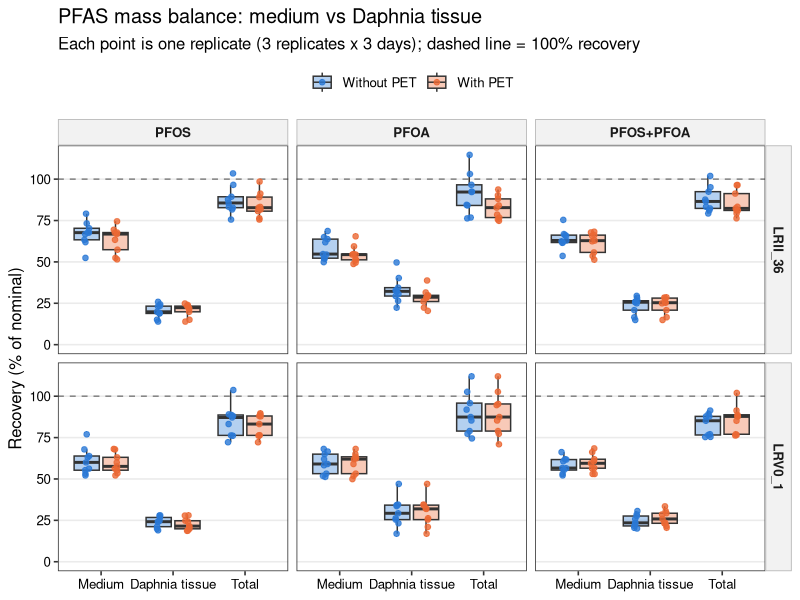
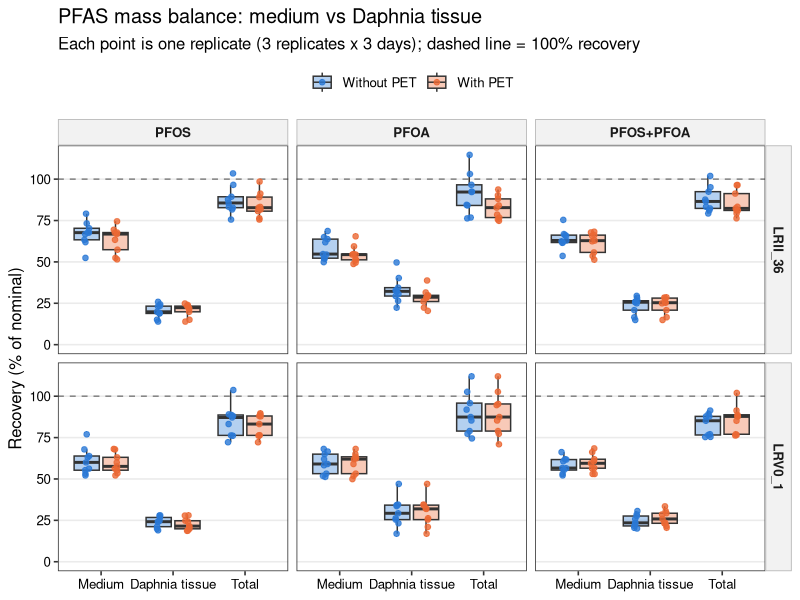
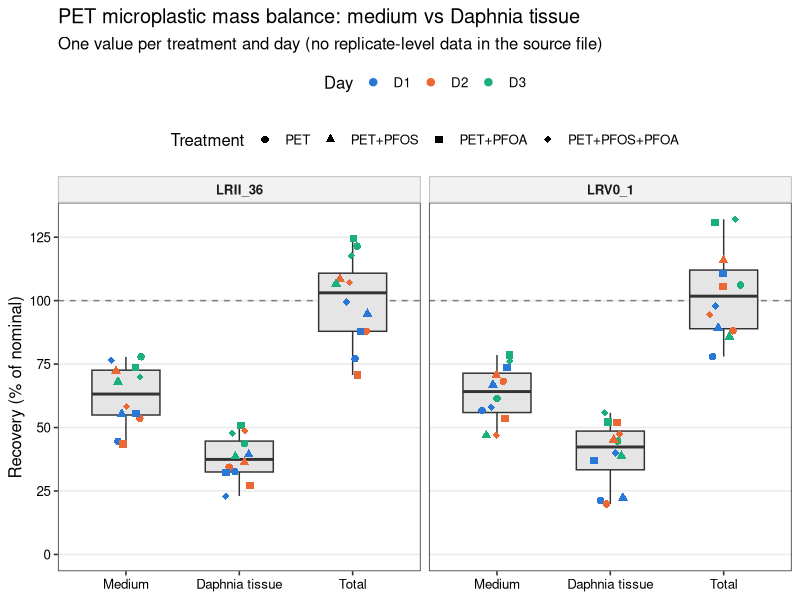
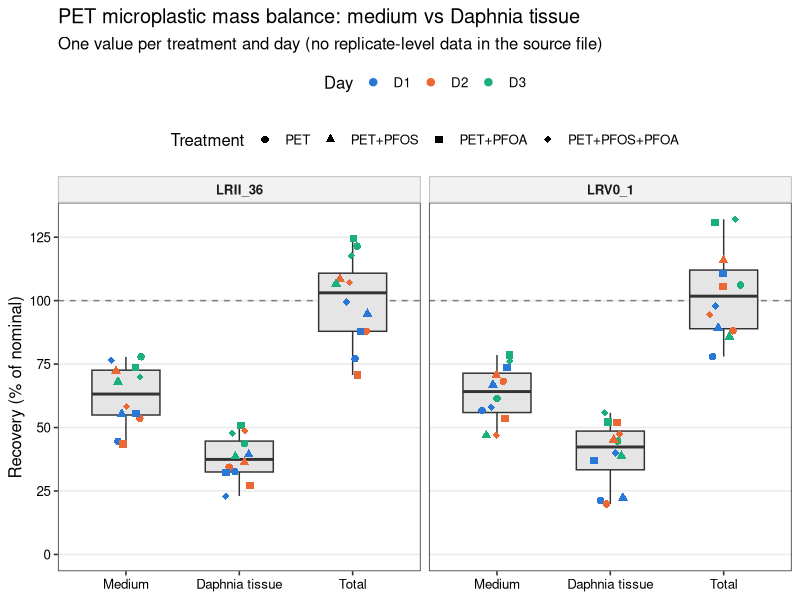
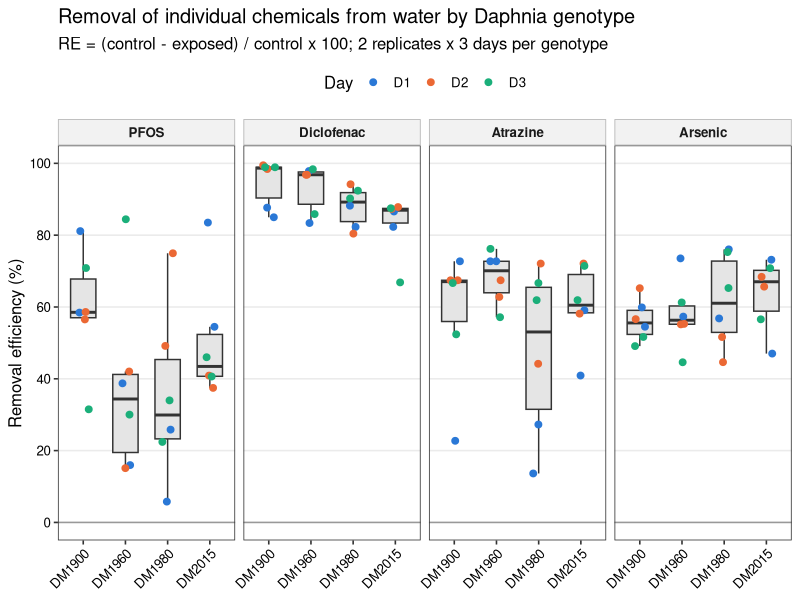
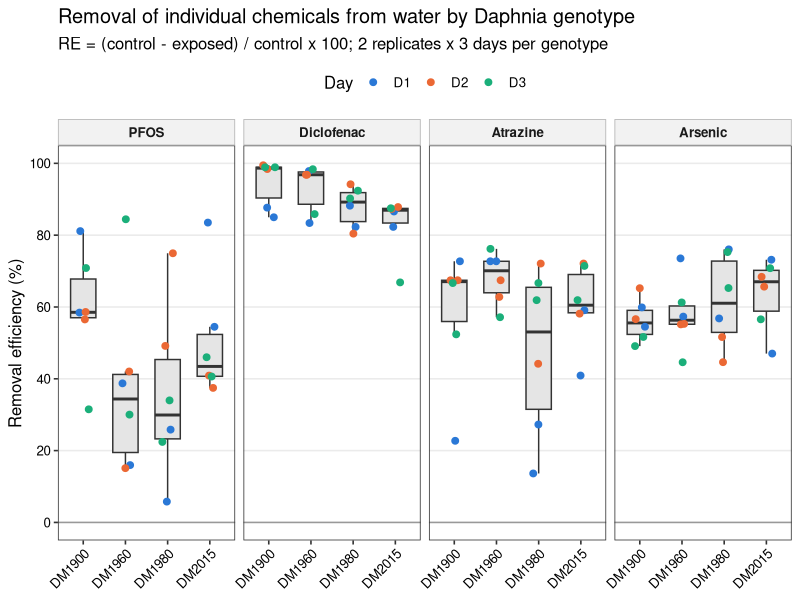
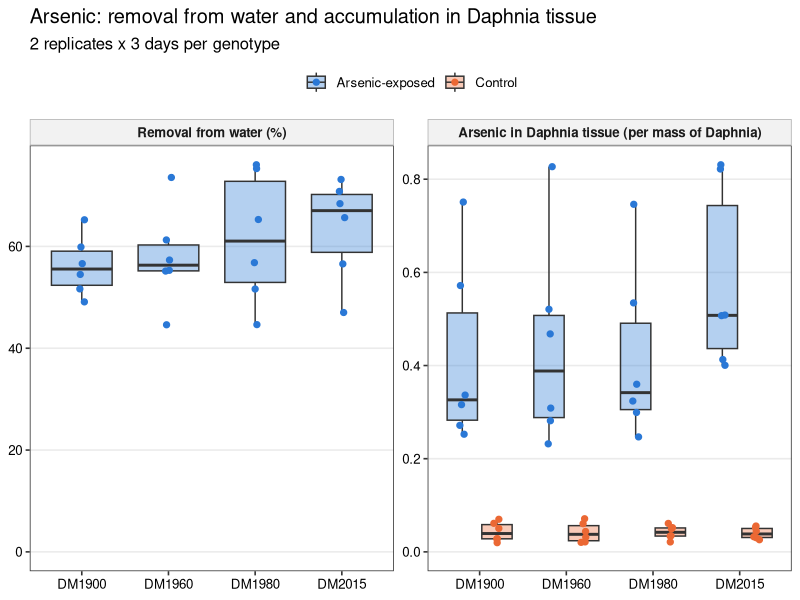
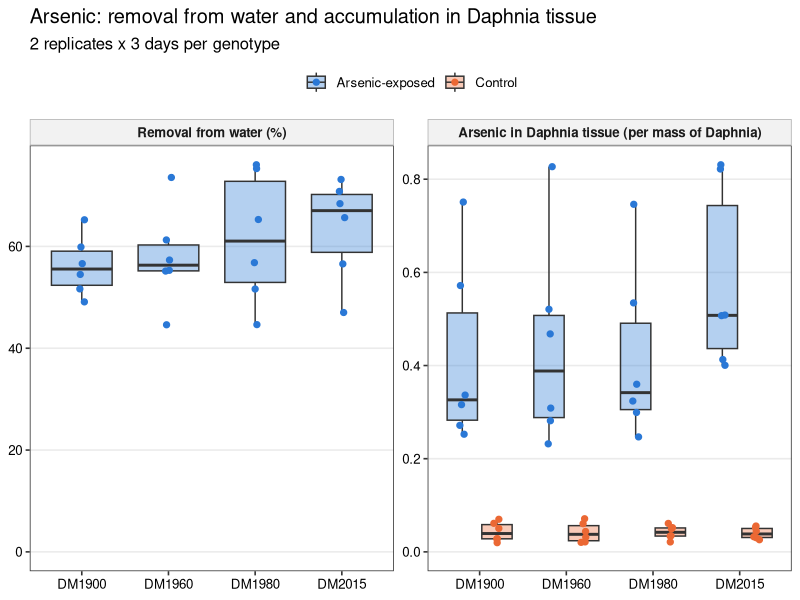

The R source for these figures, in order:
# Mass balance and removal efficiency: tidy the raw data, cross-check the
# condensed supplementary tables, and draw box plots.
#
# Inputs (repo root):
#   Mass Balance individual data points_PFAS_final.xlsx   PFAS + MP recovery (% of nominal)
#   As_massbalance.xlsx                                    Arsenic in water and Daphnia tissue
#   Abdullahi_etal_Table S2- individual chemicals raw.xlsx Final water concentrations
#   Abdullahi_etal_Table S3- individual chemicals removal efficiency.xlsx
#
# Outputs: mass_balance/output/*.csv and mass_balance/output/figures/*.{pdf,png}
#
# Run from the repo root:  Rscript mass_balance/mass_balance_plots.R

library(readxl)
library(dplyr)
library(tidyr)
library(ggplot2)

out_dir <- file.path("mass_balance", "output")
fig_dir <- file.path(out_dir, "figures")
dir.create(fig_dir, recursive = TRUE, showWarnings = FALSE)

day_cols  <- c(D1 = "#2a78d6", D2 = "#eb6834", D3 = "#1baf7a")
pair_cols <- c("#2a78d6", "#eb6834")

# Arsenic tissue concentration is per mass of Daphnia (the "ng/L" header in
# As_massbalance.xlsx is wrong). Set the exact unit here once it is confirmed.
tissue_unit <- "per mass of Daphnia"

theme_mb <- theme_bw(base_size = 12) +
  theme(panel.grid.minor = element_blank(),
        panel.grid.major.x = element_blank(),
        strip.background = element_rect(fill = "grey95", colour = "grey70"),
        strip.text = element_text(face = "bold"),
        axis.text = element_text(colour = "black"),
        legend.position = "top")

save_fig <- function(p, name, w, h) {
  ggsave(file.path(fig_dir, paste0(name, ".pdf")), p, width = w, height = h)
  ggsave(file.path(fig_dir, paste0(name, ".png")), p, width = w, height = h, dpi = 300)
}

# ---------------------------------------------------------------------------
# 1. PFAS mass balance (individual replicates)
# ---------------------------------------------------------------------------
# Each block is a header row followed by 3 days x 3 replicates.
# Column groups: A-D (PFOS), G-J (PFOA), M-P (PFOS+PFOA); label, Medium, Tissue, Sum.
pfas_raw <- read_excel("Mass Balance individual data points_PFAS_final.xlsx",
                       sheet = "PFAS", col_names = FALSE, range = "A1:P43",
                       .name_repair = "minimal")

pfas_blocks <- expand.grid(header_row = c(2, 13, 24, 34), first_col = c(1, 7, 13))

pfas <- bind_rows(lapply(seq_len(nrow(pfas_blocks)), function(i) {
  hr <- pfas_blocks$header_row[i]
  fc <- pfas_blocks$first_col[i]
  label <- as.character(pfas_raw[[fc]][hr])
  rows <- hr + 1:9
  tibble(
    block     = label,
    Day       = rep(c("D1", "D2", "D3"), each = 3),
    Replicate = rep(1:3, times = 3),
    Medium    = as.numeric(pfas_raw[[fc + 1]][rows]),
    Daphnia   = as.numeric(pfas_raw[[fc + 2]][rows])
  )
})) %>%
  mutate(
    Total    = Medium + Daphnia,
    PET      = ifelse(grepl("PET", block), "With PET", "Without PET"),
    Exposure = sub("_.*$", "", gsub("\\+PET", "", block)),
    Exposure = factor(Exposure, levels = c("PFOS", "PFOA", "PFOS+PFOA")),
    Genotype = ifelse(grepl("LRV", block), "LRV0_1", "LRII_36"),
    PET      = factor(PET, levels = c("Without PET", "With PET"))
  ) %>%
  select(Genotype, Exposure, PET, Day, Replicate, Medium, Daphnia, Total, block)

write.csv(pfas, file.path(out_dir, "pfas_mass_balance_tidy.csv"), row.names = FALSE)

pfas_long <- pfas %>%
  pivot_longer(c(Medium, Daphnia, Total), names_to = "Compartment", values_to = "Recovery") %>%
  mutate(Compartment = factor(Compartment, levels = c("Medium", "Daphnia", "Total"),
                              labels = c("Medium", "Daphnia tissue", "Total")))

p_pfas <- ggplot(pfas_long, aes(Compartment, Recovery, fill = PET)) +
  geom_hline(yintercept = 100, linetype = "dashed", colour = "grey50") +
  geom_boxplot(outlier.shape = NA, alpha = 0.35, width = 0.7,
               position = position_dodge(width = 0.8)) +
  geom_point(aes(colour = PET), size = 1.6, alpha = 0.8,
             position = position_jitterdodge(jitter.width = 0.15, dodge.width = 0.8, seed = 1)) +
  facet_grid(Genotype ~ Exposure) +
  scale_fill_manual(values = pair_cols, name = NULL) +
  scale_colour_manual(values = pair_cols, name = NULL) +
  scale_y_continuous(limits = c(0, NA), breaks = seq(0, 125, 25)) +
  labs(x = NULL, y = "Recovery (% of nominal)",
       title = "PFAS mass balance: medium vs Daphnia tissue",
       subtitle = "Each point is one replicate (3 replicates x 3 days); dashed line = 100% recovery") +
  theme_mb
save_fig(p_pfas, "Fig_PFAS_mass_balance_boxplot", 10, 7)

# ---------------------------------------------------------------------------
# 2. Microplastic (PET) mass balance: only one value per day per treatment
# ---------------------------------------------------------------------------
mp_raw <- read_excel("Mass Balance individual data points_PFAS_final.xlsx",
                     sheet = "MPs", col_names = FALSE, range = "A1:X20",
                     .name_repair = "minimal")

mp_blocks <- expand.grid(title_row = c(2, 8), first_col = c(2, 8, 14, 20))
mp_treat  <- c(`2` = "PET", `8` = "PET+PFOS", `14` = "PET+PFOA", `20` = "PET+PFOS+PFOA")

mp <- bind_rows(lapply(seq_len(nrow(mp_blocks)), function(i) {
  tr <- mp_blocks$title_row[i]
  fc <- mp_blocks$first_col[i]
  rows <- tr + 2:4
  tibble(
    Genotype  = ifelse(tr == 2, "LRII_36", "LRV0_1"),
    Treatment = mp_treat[[as.character(fc)]],
    Day       = c("D1", "D2", "D3"),
    Medium    = as.numeric(mp_raw[[fc + 1]][rows]),
    Daphnia   = as.numeric(mp_raw[[fc + 2]][rows])
  )
})) %>%
  mutate(Total = Medium + Daphnia,
         Treatment = factor(Treatment, levels = mp_treat))

write.csv(mp, file.path(out_dir, "mp_mass_balance_tidy.csv"), row.names = FALSE)

mp_long <- mp %>%
  pivot_longer(c(Medium, Daphnia, Total), names_to = "Compartment", values_to = "Recovery") %>%
  mutate(Compartment = factor(Compartment, levels = c("Medium", "Daphnia", "Total"),
                              labels = c("Medium", "Daphnia tissue", "Total")))

p_mp <- ggplot(mp_long, aes(Compartment, Recovery)) +
  geom_hline(yintercept = 100, linetype = "dashed", colour = "grey50") +
  geom_boxplot(outlier.shape = NA, fill = "grey90", width = 0.6) +
  geom_point(aes(colour = Day, shape = Treatment), size = 2.2,
             position = position_jitter(width = 0.15, seed = 1)) +
  facet_wrap(~ Genotype) +
  scale_colour_manual(values = day_cols) +
  scale_shape_manual(values = c(16, 17, 15, 18)) +
  scale_y_continuous(limits = c(0, NA), breaks = seq(0, 125, 25)) +
  labs(x = NULL, y = "Recovery (% of nominal)",
       title = "PET microplastic mass balance: medium vs Daphnia tissue",
       subtitle = "One value per treatment and day (no replicate-level data in the source file)") +
  theme_mb + theme(legend.box = "vertical")
save_fig(p_mp, "Fig_MP_mass_balance_boxplot", 9, 6)

# ---------------------------------------------------------------------------
# 3. Removal efficiency of individual chemicals (recomputed from Table S2 raw)
# ---------------------------------------------------------------------------
chem_raw <- read_excel("Abdullahi_etal_Table S2- individual chemicals raw.xlsx",
                       sheet = "individual chemicals")
names(chem_raw) <- c("Genotype", "Replicate", "Day", "PFOS", "Diclofenac", "Atrazine", "Arsenic")

chem_long <- chem_raw %>%
  pivot_longer(PFOS:Arsenic, names_to = "Chemical", values_to = "Conc")

# Initial concentration = mean of the no-Daphnia controls on the same day
# (this reproduces the IC column of Table S3).
ic <- chem_long %>%
  filter(Genotype == "Control") %>%
  group_by(Chemical, Day) %>%
  summarise(IC = mean(Conc), .groups = "drop")

removal <- chem_long %>%
  filter(Genotype != "Control") %>%
  left_join(ic, by = c("Chemical", "Day")) %>%
  mutate(RE = (IC - Conc) / IC * 100,
         Chemical = factor(Chemical, levels = c("PFOS", "Diclofenac", "Atrazine", "Arsenic")))

write.csv(removal, file.path(out_dir, "removal_efficiency_recomputed.csv"), row.names = FALSE)

# Compare with the published Table S3
s3_raw <- read_excel("Abdullahi_etal_Table S3- individual chemicals removal efficiency.xlsx",
                     col_names = FALSE, skip = 3, .name_repair = "minimal")
s3 <- s3_raw[, 1:15]
names(s3) <- c("Genotype", "Replicate", "Day",
               paste(rep(c("PFOS", "Diclofenac", "Atrazine", "Arsenic"), each = 3),
                     c("IC", "FC", "RE"), sep = "_"))
s3_long <- s3 %>%
  filter(!is.na(Genotype)) %>%
  mutate(across(-c(Genotype, Day), as.numeric)) %>%
  pivot_longer(-c(Genotype, Replicate, Day),
               names_to = c("Chemical", ".value"), names_sep = "_")

s3_check <- removal %>%
  mutate(Chemical = as.character(Chemical)) %>%
  full_join(s3_long, by = c("Genotype", "Replicate", "Day", "Chemical"),
            suffix = c("_raw", "_S3")) %>%
  mutate(status = case_when(
    is.na(FC)                          ~ "missing from Table S3",
    is.na(Conc)                        ~ "missing from raw Table S2",
    abs(Conc - FC) > 0.005             ~ "final concentration differs",
    abs(RE_raw - RE_S3) > 0.5          ~ "RE differs",
    TRUE                               ~ "ok")) %>%
  arrange(status != "ok", Chemical, Genotype, Day, Replicate)

write.csv(s3_check, file.path(out_dir, "check_TableS3_vs_raw.csv"), row.names = FALSE)

p_re <- ggplot(removal, aes(Genotype, RE)) +
  geom_hline(yintercept = 0, colour = "grey60") +
  geom_boxplot(outlier.shape = NA, fill = "grey90", width = 0.6) +
  geom_point(aes(colour = Day), size = 2, position = position_jitter(width = 0.15, seed = 1)) +
  facet_wrap(~ Chemical, nrow = 1) +
  scale_colour_manual(values = day_cols) +
  scale_y_continuous(limits = c(0, 100), breaks = seq(0, 100, 20)) +
  labs(x = NULL, y = "Removal efficiency (%)",
       title = "Removal of individual chemicals from water by Daphnia genotype",
       subtitle = "RE = (control - exposed) / control x 100; 2 replicates x 3 days per genotype") +
  theme_mb + theme(axis.text.x = element_text(angle = 45, hjust = 1))
save_fig(p_re, "Fig_removal_efficiency_boxplot", 11, 5)

# ---------------------------------------------------------------------------
# 4. Arsenic: match water and tissue by genotype, day and replicate
# ---------------------------------------------------------------------------
as_water <- read_excel("As_massbalance.xlsx", sheet = "water")
# The Treatment and Day headers are swapped in the source sheet.
names(as_water) <- c("Replicate", "Genotype", "Day", "Treatment", "Water_ugL")
# DM1900 D1 and D3 have both rows labelled replicate 1; the second row is
# replicate 2 (confirmed against Table S2 raw).
as_water <- as_water %>%
  group_by(Genotype, Day, Treatment) %>%
  mutate(Replicate = row_number()) %>%
  ungroup()

as_tissue <- read_excel("As_massbalance.xlsx", sheet = "tissue")
names(as_tissue) <- c("Replicate", "Genotype", "Day", "Treatment", "Tissue")

as_ic <- as_water %>%
  filter(Genotype == "CONTROL") %>%
  group_by(Day) %>%
  summarise(IC = mean(Water_ugL), .groups = "drop")

as_matched <- as_tissue %>%
  filter(Treatment == "ARSENIC") %>%
  select(Genotype, Day, Replicate, Tissue) %>%
  left_join(as_tissue %>% filter(Treatment == "CONTROL") %>%
              select(Genotype, Day, Replicate, Tissue_control = Tissue),
            by = c("Genotype", "Day", "Replicate")) %>%
  left_join(as_water %>% filter(Genotype != "CONTROL") %>%
              select(Genotype, Day, Replicate, Water_ugL),
            by = c("Genotype", "Day", "Replicate")) %>%
  left_join(as_ic, by = "Day") %>%
  mutate(Water_RE = (IC - Water_ugL) / IC * 100) %>%
  arrange(Genotype, Day, Replicate)

write.csv(as_matched, file.path(out_dir, "arsenic_water_tissue_matched.csv"), row.names = FALSE)

as_long <- bind_rows(
  as_matched %>% transmute(Genotype, Day, Replicate, Panel = "Removal from water (%)", Value = Water_RE),
  as_tissue %>% transmute(Genotype, Day, Replicate,
                          Panel = paste0("Arsenic in Daphnia tissue (", tissue_unit, ")"),
                          Treatment = ifelse(Treatment == "ARSENIC", "Arsenic-exposed", "Control"),
                          Value = Tissue)
) %>%
  mutate(Treatment = factor(coalesce(Treatment, "Arsenic-exposed"),
                            levels = c("Arsenic-exposed", "Control")),
         Panel = factor(Panel, levels = c("Removal from water (%)",
                                         paste0("Arsenic in Daphnia tissue (", tissue_unit, ")"))))

p_as <- ggplot(as_long, aes(Genotype, Value, fill = Treatment)) +
  geom_boxplot(outlier.shape = NA, alpha = 0.35, width = 0.7,
               position = position_dodge(width = 0.8)) +
  geom_point(aes(colour = Treatment), size = 1.8,
             position = position_jitterdodge(jitter.width = 0.15, dodge.width = 0.8, seed = 1)) +
  facet_wrap(~ Panel, scales = "free_y") +
  scale_fill_manual(values = pair_cols, name = NULL) +
  scale_colour_manual(values = pair_cols, name = NULL) +
  expand_limits(y = 0) +
  labs(x = NULL, y = NULL,
       title = "Arsenic: removal from water and accumulation in Daphnia tissue",
       subtitle = "2 replicates x 3 days per genotype") +
  theme_mb
save_fig(p_as, "Fig_arsenic_water_tissue_boxplot", 10, 5)

rho <- cor.test(as_matched$Water_RE, as_matched$Tissue, method = "spearman", exact = FALSE)

p_as_scatter <- ggplot(as_matched, aes(Tissue, Water_RE)) +
  geom_point(aes(colour = Day, shape = Genotype), size = 2.6) +
  scale_colour_manual(values = day_cols) +
  scale_shape_manual(values = c(16, 17, 15, 18)) +
  labs(x = paste0("Arsenic in Daphnia tissue (", tissue_unit, ")"), y = "Arsenic removal from water (%)",
       title = "Arsenic: water removal vs tissue concentration (matched replicates)",
       subtitle = sprintf("Spearman rho = %.2f, p = %.2f, n = %d",
                          rho$estimate, rho$p.value, nrow(as_matched))) +
  theme_mb + theme(panel.grid.major.x = element_line(colour = "grey92"),
                   legend.position = "right")
save_fig(p_as_scatter, "Fig_arsenic_water_vs_tissue_scatter", 7, 5.5)

# ---------------------------------------------------------------------------
# 5. Data checks
# ---------------------------------------------------------------------------
# PET blocks that reuse replicates from the matching non-PET block
dup_check <- pfas %>%
  filter(PET == "With PET") %>%
  inner_join(pfas %>% filter(PET == "Without PET"),
             by = c("Genotype", "Exposure", "Day", "Medium", "Daphnia"),
             suffix = c("_PET", "_noPET")) %>%
  select(Genotype, Exposure, Day, Replicate_PET, Replicate_noPET, Medium, Daphnia)
write.csv(dup_check, file.path(out_dir, "check_PET_blocks_duplicating_noPET.csv"), row.names = FALSE)

cat("\nTable S3 vs raw Table S2:\n"); print(table(s3_check$status))
cat("\nPET replicates identical to a non-PET replicate:", nrow(dup_check), "of",
    sum(pfas$PET == "With PET"), "\n")
cat("\nArsenic water vs tissue: Spearman rho =", round(rho$estimate, 2),
    "p =", signif(rho$p.value, 2), "\n")
